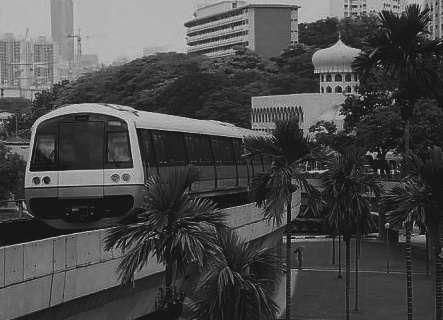
%> input picture Lab 1/images/mrttrainbland.jpg, 443 x 320 px
$ octave histogram_equalisation.m   (GNU Octave 9; MATLAB toolbox functions it lacks are replaced by stand-ins)
%> lines starting %> are read from the running program, lines starting %| are printed output that depends on the picture
close all;
P = imread('images/mrttrainbland.jpg');
%> P is the input picture: size 320x443x3 uint8; min 13, max 204, mean 74
whos P

imhist(P, 10);
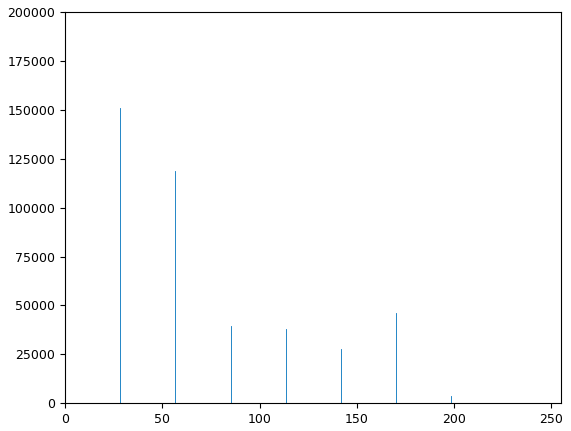
%> figure redrawn from the program's plot data; highest point at x = 28.33, y = 151173
figure
imhist(P, 256);
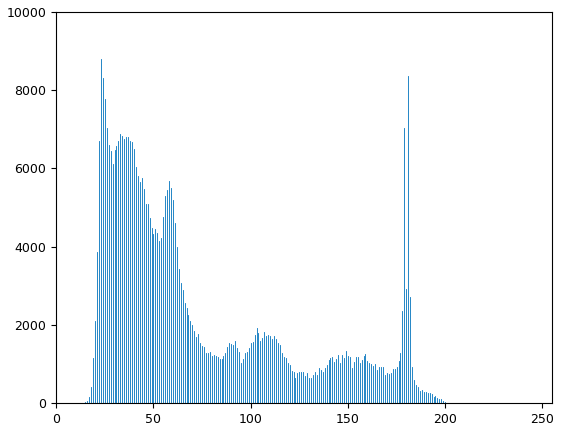
%> figure redrawn from the program's plot data; highest point at x = 23, y = 8805

P3 = histeq(P, 255);
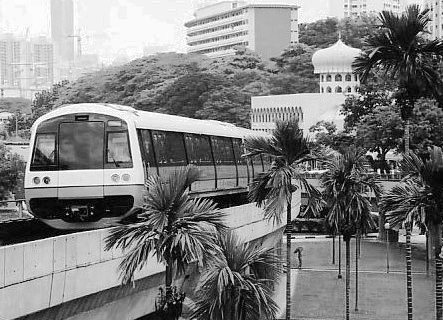
%> P3: size 320x443x3 uint8; min 0, max 255, mean 128.3

figure
imhist(P3, 10);
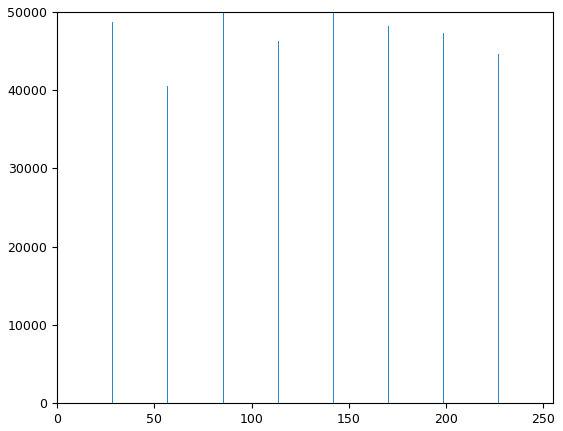
%> figure redrawn from the program's plot data; highest point at x = 85, y = 49956
figure
imhist(P3, 256);
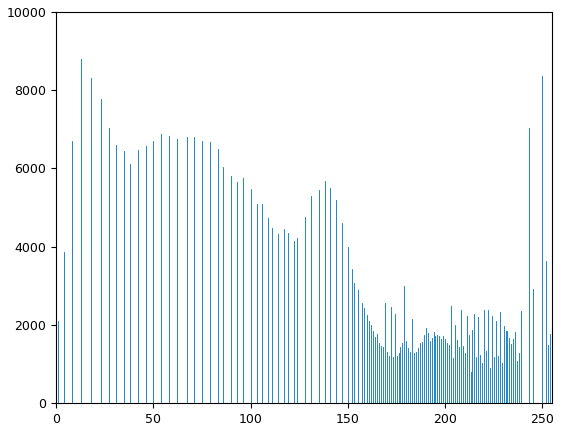
%> figure redrawn from the program's plot data; highest point at x = 13, y = 8805

P4 = histeq(P3, 255);

figure
imhist(P4, 10);
figure
imhist(P4, 256);

$ run again, with Lab 1/images/ntugn.jpg copied over Lab 1/images/mrttrainbland.jpg
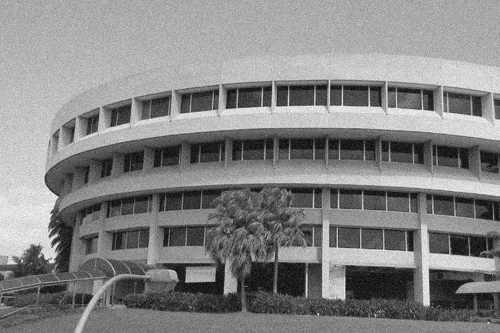
%> input picture Lab 1/images/ntugn.jpg, 500 x 333 px
%> P is the input picture: size 333x500 uint8; min 0, max 255, mean 131.8
%> `imhist(P3, 10);`:
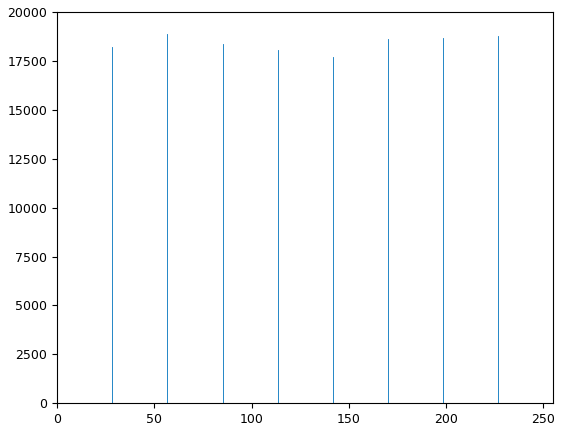
%> figure redrawn from the program's plot data; highest point at x = 56.67, y = 18890
%> `imhist(P3, 256);`:
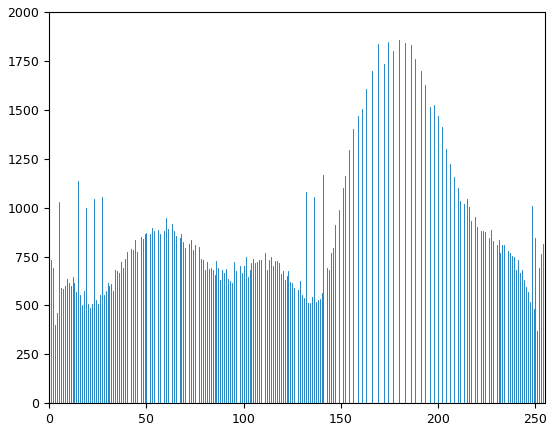
%> figure redrawn from the program's plot data; highest point at x = 180, y = 1858
